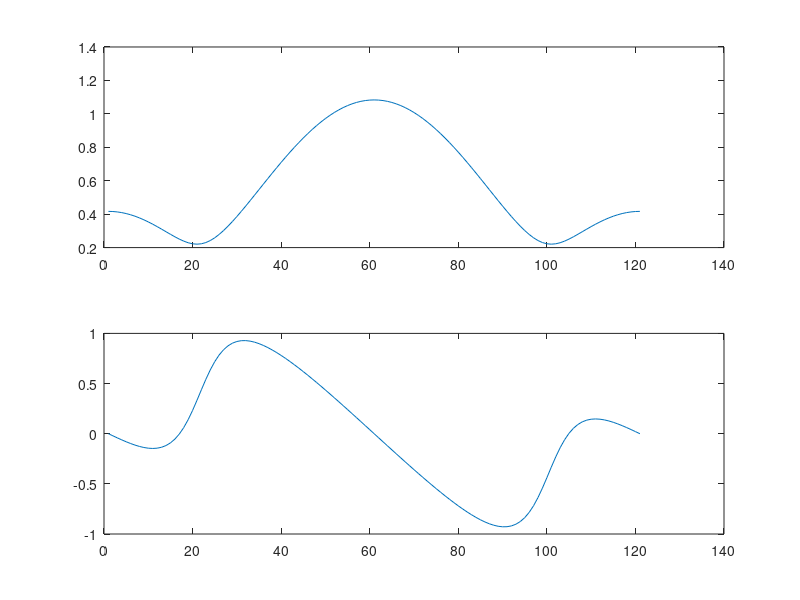

Here is the MATLAB script that generated this plot: (Note: this script raises an error after producing the figure.)
% a)
w = -pi : pi/60 : pi;
b = [1/2 1/3 1/4];

H = freqz (b, 1, w);

% b)
figure (1)

subplot (211), plot (abs (H))
subplot (212), plot (angle (H))
freqz (h, 1, [-pi/3, pi/3])